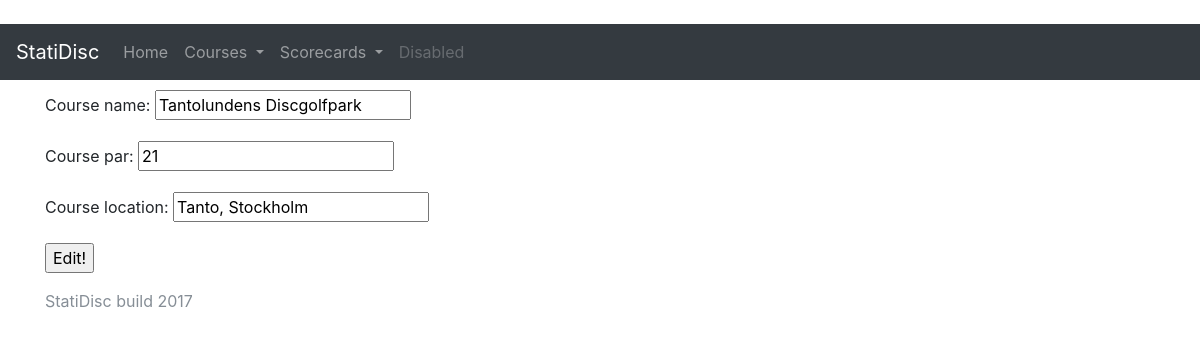
The page /courses/courseedit/9/ on the database its author committed.
### courses/models.py (models this page shows, shortened)
class Course(models.Model):
    course_name = models.CharField(max_length=200) # Name of course
    course_par = models.PositiveIntegerField(null=True) # Course total par
    course_location = models.CharField(max_length=200) # Location, like town or such for the course

### courses/views.py (the view)
# urls.py: url(r'^courseedit/(?P<pk>\d+)/$', views.courseedit.as_view(), name='courseedit'),
class courseedit(generic.UpdateView):
    model = Course
    fields = ['course_name', 'course_par', 'course_location']
    template_name = 'courses/courseedit.html'

### back_up/courses_original/templates/courses/courseedit.html (shortened to what this page needs)
﻿<!DOCTYPE html>
    {% extends 'courses/base.html' %}
    {% block content %}
    <form action="" method="post">
        {{ form.as_p }}
        <input type="submit" value="Edit!" />
    </form>
    {% endblock %}

### rows shown on the page
Course: course_name "Tantolundens Discgolfpark", course_par "21", course_location "Tanto, Stockholm"
